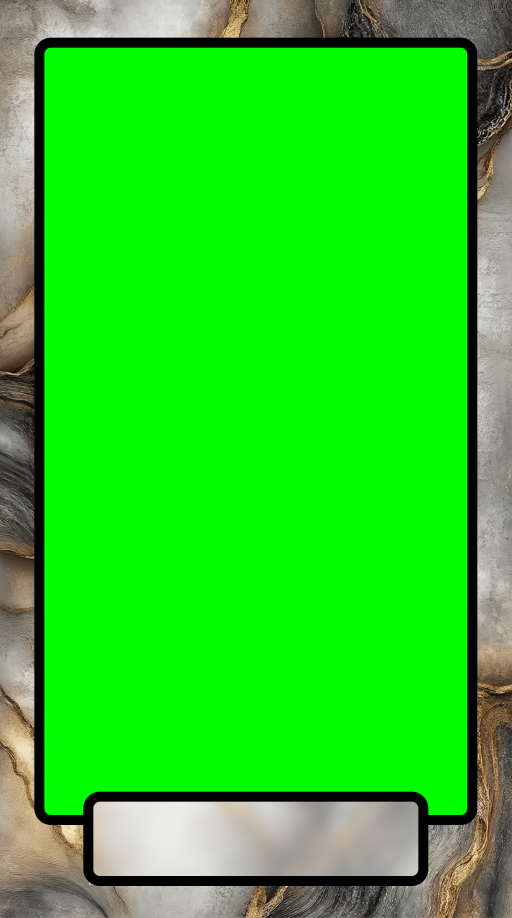
#> input picture assets/moldura.png, 1536 x 2752 px, found by its file name (shown at 1/3 size)
$ python apply_frame.py
#> lines starting #> are read from the running program, lines starting #| are printed output that depends on the picture
#> in process_images, frame_orig is the input picture: PIL image 1536x2752 RGB; mean R, G, B 39.6, 209.4, 34.2

import os
from PIL import Image

PROJECT_ROOT = "/home/ayrtondouglas/Projetos/tarot-vulgaris"
FRAME_PATH = os.path.join(PROJECT_ROOT, "assets/moldura.png")
INPUT_DIR = os.path.join(PROJECT_ROOT, "assets/raw")
OUTPUT_DIR = os.path.join(PROJECT_ROOT, "assets/final")

def remove_green_background(image):
    """
    Removes green background using standard chroma key logic with pure PIL.
    """
    img = image.convert("RGBA")
    datas = img.getdata()

    newData = []

    for item in datas:
        # item is (R, G, B, A)
        r, g, b, a = item

        # Simple Green Screen Heuristic
        # G is dominant and brighter than R and B
        if g > 100 and g > (r + 40) and g > (b + 40):
            # Transparent
            newData.append((0, 0, 0, 0))
        else:
            newData.append(item)
#> this loop made 4227072 passes
#> (item, r, g, b) on passes 1 to 3: ((114, 102, 90, 255), 114, 102, 90), ((111, 99, 87, 255), 111, 99, 87), ((112, 102, 90, 255), 112, 102, 90)
#> after the loop, newData = 4227072 items

    img.putdata(newData)
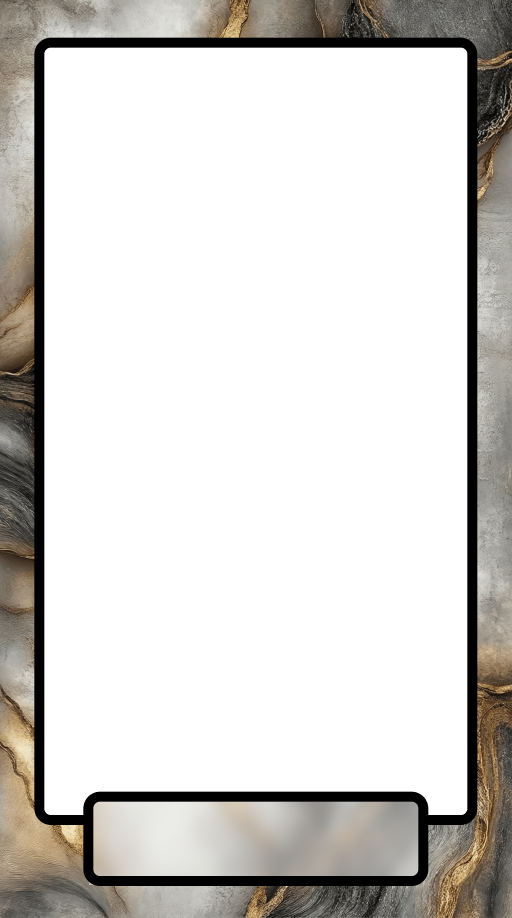
#> img: PIL image 1536x2752 RGBA (shown at 1/3 size); mean R, G, B, A 39.6, 37.5, 34.2, 83.1; transparent parts drawn white
    return img

def process_images():
    if not os.path.exists(FRAME_PATH):
        print(f"Error: Frame not found at {FRAME_PATH}")
        return

    if not os.path.exists(OUTPUT_DIR):
        os.makedirs(OUTPUT_DIR)
        print(f"Created output directory: {OUTPUT_DIR}")

    print("Loading frame...")
    frame_orig = Image.open(FRAME_PATH)
    frame = remove_green_background(frame_orig)
    print("Frame processed (background removed).")

    # Get list of images
    files = [f for f in os.listdir(INPUT_DIR) if f.endswith(".png")]
    total = len(files)

    print(f"Found {total} images in {INPUT_DIR}")

    for i, filename in enumerate(sorted(files)):
        input_path = os.path.join(INPUT_DIR, filename)
        output_path = os.path.join(OUTPUT_DIR, filename)

        try:
            # Open source image
            img = Image.open(input_path).convert("RGBA")
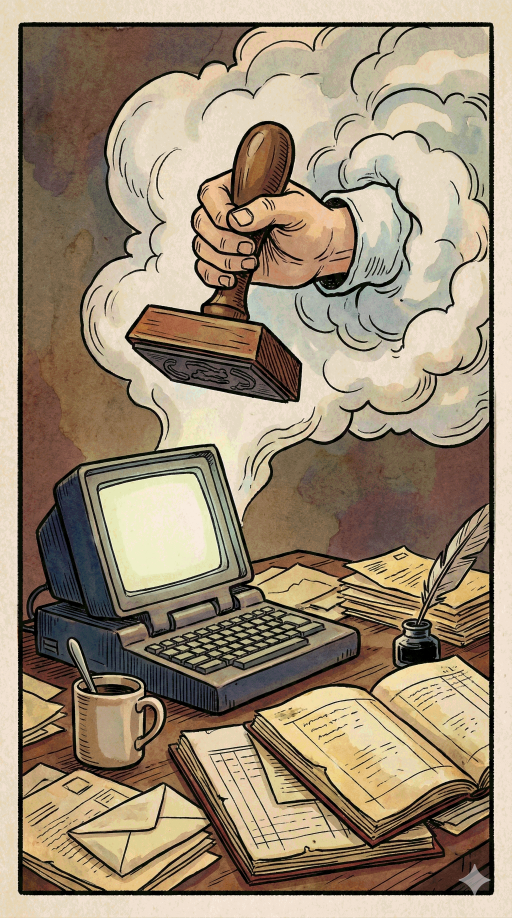
#> input picture assets/raw/01_as_cnpj_mei_p1.png, 1536 x 2752 px, found by its file name (shown at 1/3 size)

            # Resize frame to match image if necessary
            if frame.size != img.size:
               frame_current = frame.resize(img.size, Image.Resampling.LANCZOS)
            else:
               frame_current = frame

            # Composition: Frame OVER Image
            # Create a new blank image with the same size
            combined = Image.new('RGBA', img.size)
#> combined: PIL image 1536x2752 RGBA; every value is 0
            # Paste background (card image)
            combined.paste(img, (0, 0))
            # Paste foreground (frame) with alpha mask
            combined.paste(frame_current, (0, 0), mask=frame_current)
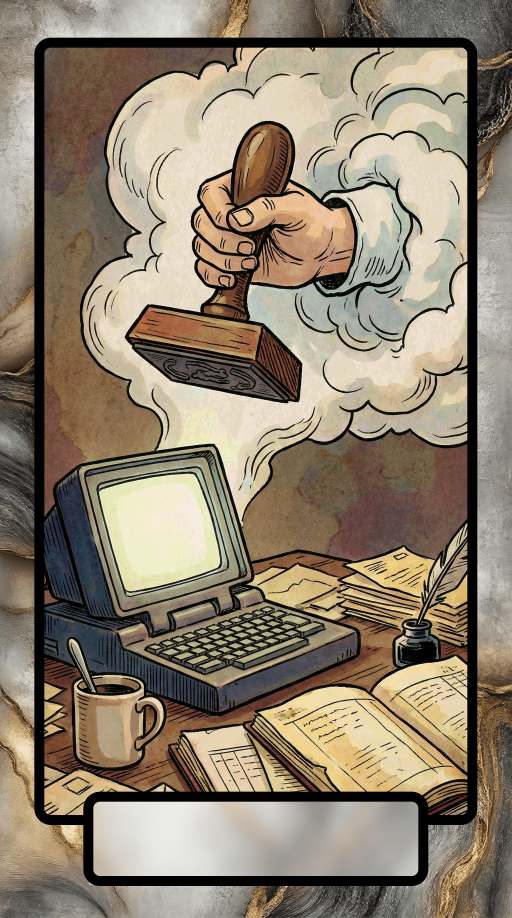
#> combined: PIL image 1536x2752 RGBA (shown at 1/3 size); mean R, G, B, A 142.5, 129.7, 111, 255

            # Save
            combined.save(output_path, "PNG")
            print(f"[{i+1}/{total}] Processed {filename}")

        except Exception as e:
            print(f"Error processing {filename}: {e}")
#> pass 2 of the loop in process_images, `for i, filename in enumerate(sorted(files)):`:
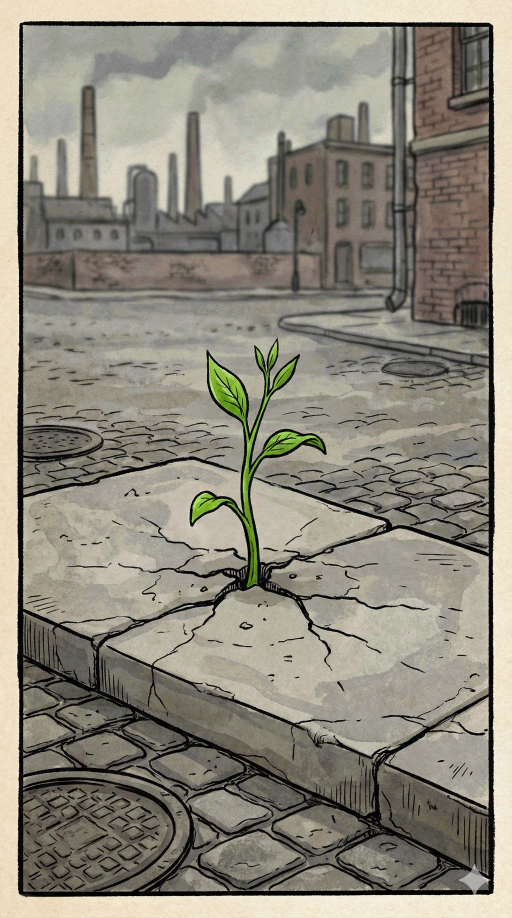
#> input picture assets/raw/01_as_cnpj_mei_p2.png, 1536 x 2752 px, found by its file name (shown at 1/3 size)
#> in process_images, `combined.paste(frame_current, (0, 0), mask=frame_current)`:
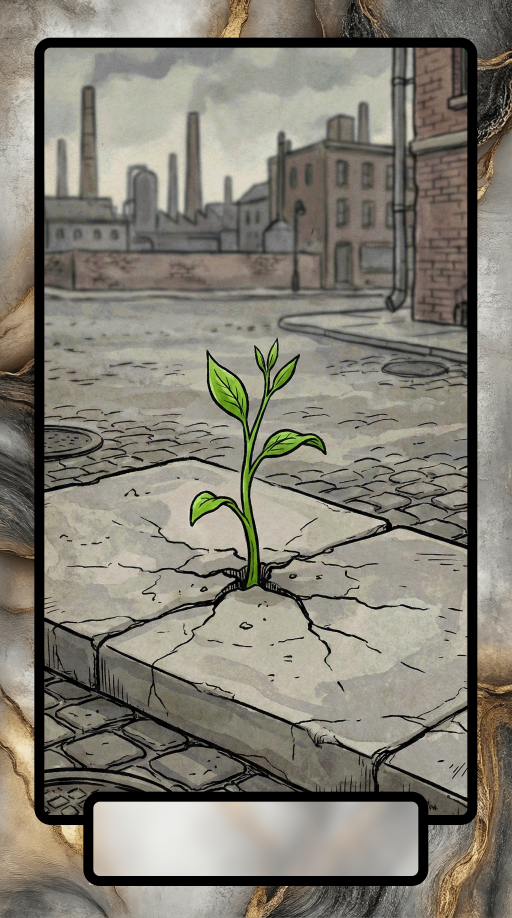
#> combined: PIL image 1536x2752 RGBA (shown at 1/3 size); mean R, G, B, A 131.7, 127.6, 116.4, 255
#> pass 3 of the loop in process_images, `for i, filename in enumerate(sorted(files)):`:
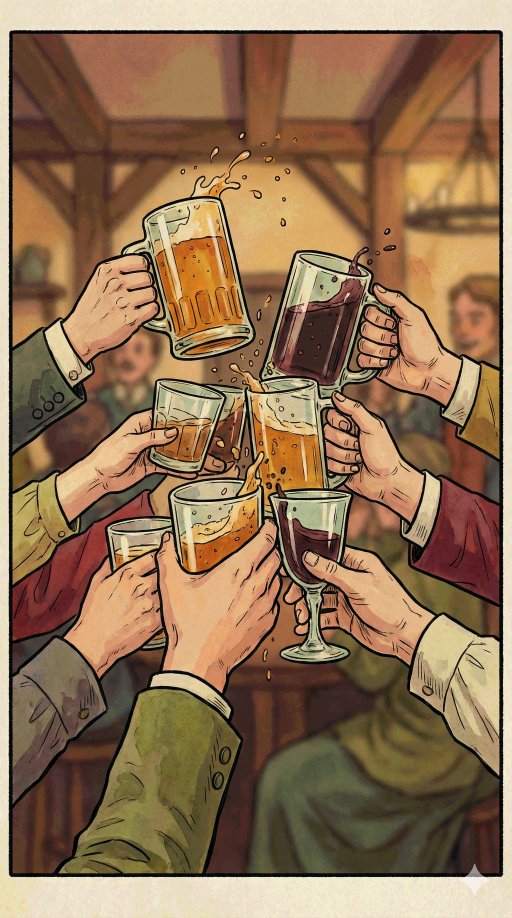
#> input picture assets/raw/01_as_o_copo_americano_cheio_p3.png, 1536 x 2752 px, found by its file name (shown at 1/3 size)
#> in process_images, `combined.paste(frame_current, (0, 0), mask=frame_current)`:
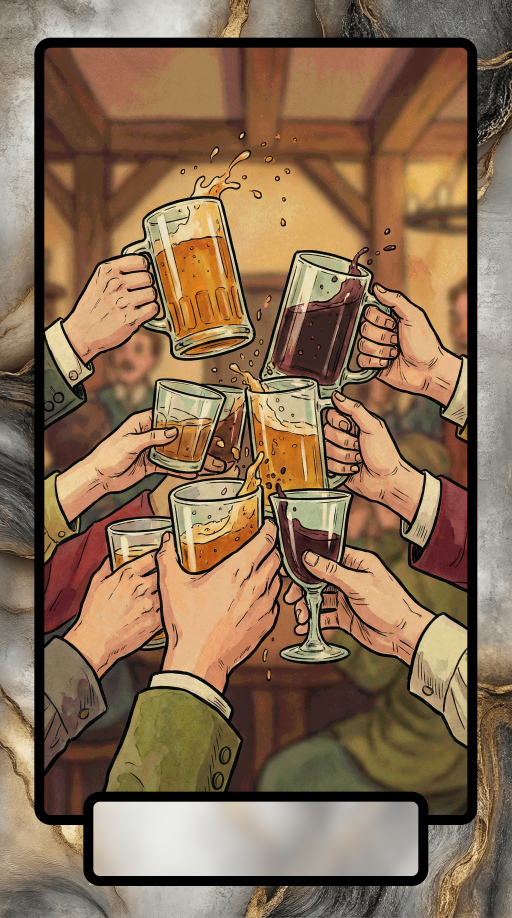
#> combined: PIL image 1536x2752 RGBA (shown at 1/3 size); mean R, G, B, A 135.7, 109.9, 84.1, 255

    print("Processing complete!")

if __name__ == "__main__":
    process_images()
